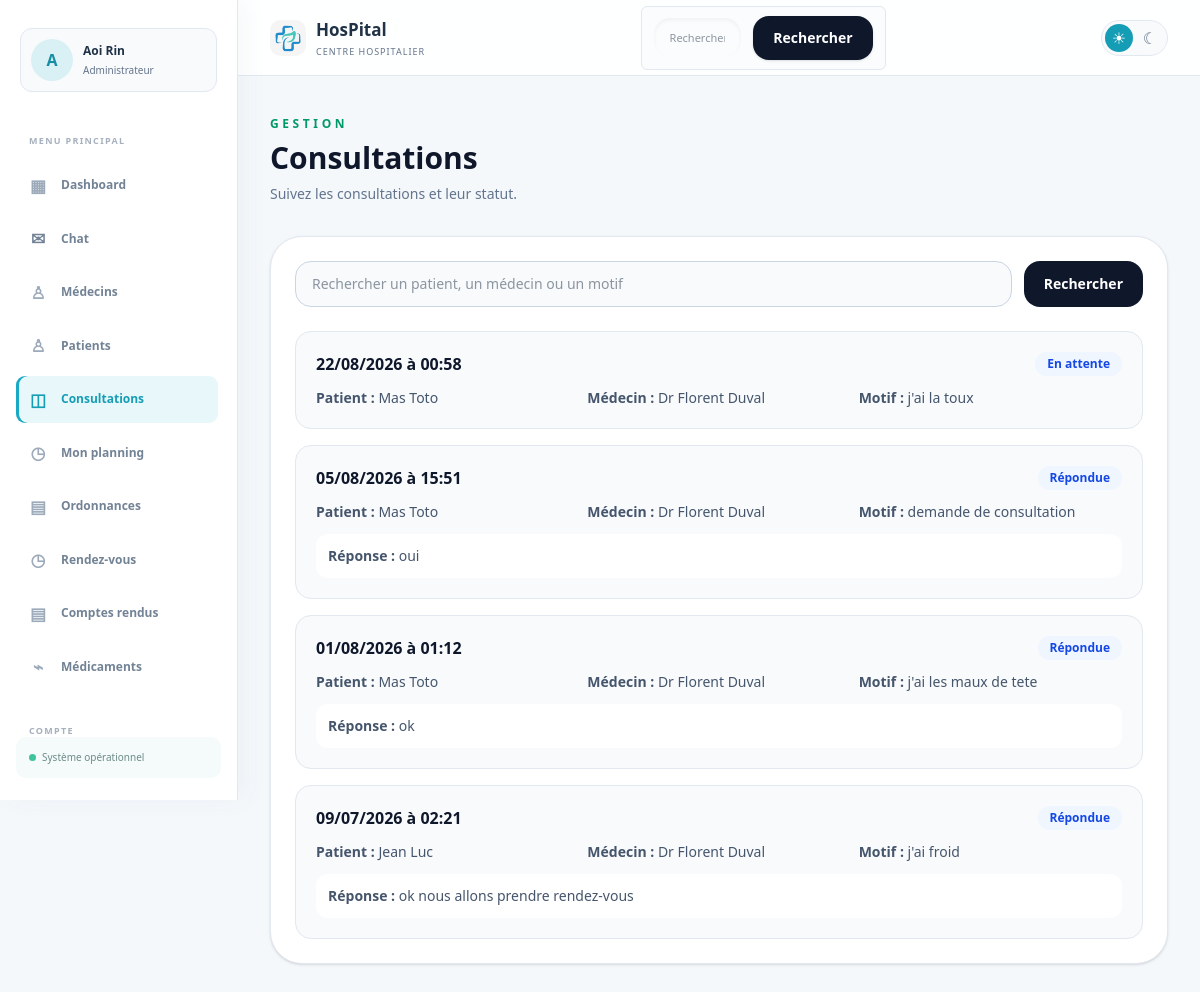
The app's page /gestion/consultations/ (signed in) with its own data.
### hopital/models.py (models this page shows, shortened)
class CustomUser(AbstractUser):
    ROLE_CHOICES = [
        ('user', 'Utilisateur'),
        ('medecin', 'Medecin'),
        ('admin', 'Administrateur'),
        ('secretaire', 'Secretaire'),
    ]
    role = models.CharField(max_length=20, choices=ROLE_CHOICES, default='user')
    nom = models.CharField(max_length=100, blank=True, null=True)
    prenom = models.CharField(max_length=100, blank=True, null=True)
    sexe = models.CharField(max_length=10, blank=True, null=True)
    telephone = models.CharField(max_length=20, blank=True, null=True)
    adresse = models.CharField(max_length=255, blank=True, default='')
    specialite = models.CharField(max_length=100, blank=True, default='')
    langues = models.CharField(max_length=255, blank=True, default='')
    photo_profil = models.ImageField(upload_to='profils/', blank=True, null=True)
    date_naissance = models.DateField(blank=True, null=True)
    medecin_traitant = models.ForeignKey(
        'self',
        on_delete=models.SET_NULL,
        null=True,
        blank=True,
        related_name='patients_suivis'
    )

class Consultation(models.Model):
    STATUS_CHOICES = [
        ('pending', 'En attente'),
        ('confirmed', 'Confirmée'),
        ('answered', 'Répondue'),
        ('rejected', 'Rejetée'),
    ]
    patient = models.ForeignKey(CustomUser, on_delete=models.CASCADE, related_name='consultations_patient')
    medecin = models.ForeignKey(CustomUser, on_delete=models.CASCADE, related_name='consultations_medecin')
    date_consultation = models.DateTimeField()
    motif = models.TextField()
    status = models.CharField(max_length=20, choices=STATUS_CHOICES, default='pending')
    reponse_medecin = models.TextField(blank=True, null=True)
    date_creation = models.DateTimeField(auto_now_add=True)

### hopital/views.py (the view)
# urls.py: path('gestion/consultations/', staff_consultations, name='staff_consultations'),
@login_required
def staff_consultations(request):
    if not staff_only(request):
        return redirect('hboard')
    query = request.GET.get('q', '').strip()
    consultations = Consultation.objects.select_related('patient', 'medecin').order_by('-date_consultation')
    if query:
        consultations = consultations.filter(
            Q(patient__nom__icontains=query) | Q(patient__prenom__icontains=query)
            | Q(medecin__nom__icontains=query) | Q(medecin__prenom__icontains=query)
            | Q(motif__icontains=query) | Q(status__icontains=query)
        )
    consultations, extra_query = paginate_queryset(request, consultations, 10, page_param='page_consultations_staff')
    return render(request, 'staff-consultations.html', {
        'consultations_list': consultations,
        'search_query': query,
        'extra_query': extra_query,
    })

### hopital/context_processors.py (called while the page is built)
def chat_notifications(request):
    if not request.user.is_authenticated:
        return {'unread_chat_count': 0}
    return {
        'unread_chat_count': ChatMessage.objects.filter(
            receiver=request.user,
            is_read=False,
        ).count(),
    }

### hopital/utils.py (called while the page is built)
def paginate_queryset(request, queryset, per_page=6, page_param='page'):
    paginator = Paginator(queryset, per_page)
    page_number = request.GET.get(page_param, 1)
    try:
        page_obj = paginator.page(page_number)
    except PageNotAnInteger:
        page_obj = paginator.page(1)
    except EmptyPage:
        page_obj = paginator.page(paginator.num_pages)
    extra_query = get_query_string(request, exclude=[page_param])
    return page_obj, extra_query

def get_query_string(request, exclude=None):
    params = request.GET.copy()
    exclude = exclude or []
    for key in exclude:
        params.pop(key, None)
    return params.urlencode()

### hopital/views.py (called while the page is built)
def staff_only(request):
    return request.user.is_authenticated and request.user.role in ['admin', 'secretaire']

### hopital/templates/staff-consultations.html (shortened to what this page needs)
{% load static %}
<!DOCTYPE html>
<html lang="fr">
<head>
    <link rel="stylesheet" href="{% static 'css/hboard.css' %}">
    <link rel="stylesheet" href="{% static 'css/style.css' %}"></head>
    <script src="https://cdn.jsdelivr.net/npm/@tailwindcss/browser@4"></script>
<body class="dashboard-shell min-h-screen bg-slate-50 text-slate-800">
    {% include 'header.html' %}
    <main class="mx-auto max-w-7xl px-6 py-10 lg:px-8">
        <div class="mb-8">
            <p class="text-xs font-semibold uppercase tracking-[0.3em] text-emerald-600">Gestion</p>
            <h1 class="mt-2 text-3xl font-semibold text-slate-900">Consultations</h1>
            <p class="mt-2 text-sm text-slate-500">Suivez les consultations et leur statut.</p>
        </div>
        <section class="rounded-[2rem] border border-slate-200 bg-white p-6 shadow-sm">
            <form method="get" class="mb-6 flex flex-col gap-3 sm:flex-row">
                <input type="search" name="q" value="{{ search_query }}" placeholder="Rechercher un patient, un médecin ou un motif" class="w-full rounded-2xl border border-slate-300 bg-slate-50 px-4 py-3 text-sm">
                <button class="rounded-2xl bg-slate-900 px-5 py-3 text-sm font-semibold text-white" type="submit">Rechercher</button>
            </form>{% if consultations_list %}
            <div class="space-y-4">
                {% for consultation in consultations_list %}
                <article class="rounded-2xl border border-slate-200 bg-slate-50 p-5">
                    <div class="flex flex-col gap-2 sm:flex-row sm:items-center sm:justify-between">
                        <h2 class="font-semibold text-slate-900">{{ consultation.date_consultation|date:'d/m/Y à H:i' }}</h2>
                        <span class="rounded-full bg-blue-50 px-3 py-1 text-xs font-semibold text-blue-700">{{ consultation.get_status_display }}</span>
                    </div>
                    <div class="mt-3 grid gap-2 text-sm text-slate-600 md:grid-cols-3">
                        <p><strong>Patient :</strong> {{ consultation.patient.prenom|default:'' }} {{ consultation.patient.nom|default:'' }}</p>
                        <p><strong>Médecin :</strong> Dr {{ consultation.medecin.prenom|default:'' }} {{ consultation.medecin.nom|default:'' }}</p>
                        <p><strong>Motif :</strong> {{ consultation.motif }}</p>
                    </div>
                    {% if consultation.reponse_medecin %}
                        <p class="mt-3 rounded-xl bg-white p-3 text-sm text-slate-600">
                            <strong>Réponse :</strong> {{ consultation.reponse_medecin }}
                        </p>
                    {% endif %}
                </article>
            {% endfor %}
            </div>
        {% else %}
            <p class="rounded-2xl bg-slate-50 p-8 text-center text-sm text-slate-500">Aucune consultation trouvée.</p>
        {% endif %}
    </section>
</main>
</body>
</html>

### hopital/templates/header.html (shortened to what this page needs)
{% load static %}
<aside class="app-sidebar" id="app-sidebar" data-app-sidebar>
    <a href="{% url 'parametres' %}" class="sidebar-profile">
        {% if request.user.photo_profil %}
            <img src="{{ request.user.photo_profil.url }}" alt="Photo de {{ request.user.prenom|default:request.user.username }}">
        {% else %}
            <span class="sidebar-profile-fallback">{{ request.user.prenom|default:request.user.username|first|upper }}</span>
        {% endif %}
        <span class="sidebar-profile-info"><strong>{{ request.user.prenom|default:'' }} {{ request.user.nom|default:'' }}</strong><small>{{ request.user.get_role_display|default:'Utilisateur' }}</small></span>
    </a>
    <nav class="app-sidebar-nav" aria-label="Navigation principale">
        <p class="app-nav-label">Menu principal</p>
        <a class="app-nav-link {% if request.resolver_match.url_name == 'hboard' %}is-active{% endif %}" href="{% url 'hboard' %}"><span aria-hidden="true">▦</span>Dashboard</a>
        <a class="app-nav-link chat-nav-link " href="{% url 'chat_inbox' %}"><span class="chat-icon" aria-hidden="true">✉</span><span class="app-nav-link-label">Chat</span></a>
        <a class="app-nav-link {% if request.resolver_match.url_name == 'medecin-list' %}is-active{% endif %}" href="{% url 'medecin-list' %}"><span aria-hidden="true">♙</span>Médecins</a>
        {% if request.user.role == 'admin' or request.user.role == 'secretaire' %}
        <a class="app-nav-link {% if request.resolver_match.url_name == 'staff_patients' %}is-active{% endif %}" href="{% url 'staff_patients' %}"><span aria-hidden="true">♙</span>Patients</a>
        {% endif %}
        <a class="app-nav-link {% if request.resolver_match.url_name == 'patient_consultation' or request.resolver_match.url_name == 'medecin_consultation' or request.resolver_match.url_name == 'staff_consultations' %}is-active{% endif %}" href="{% if request.user.role == 'medecin' %}{% url 'medecin_consultation' %}{% elif request.user.role == 'user' or request.user.role == 'patient' %}{% url 'patient_consultation' %}{% else %}{% url 'staff_consultations' %}{% endif %}"><span aria-hidden="true">◫</span>Consultations</a>
        <a class="app-nav-link {% if request.resolver_match.url_name == 'medecin_planning' %}is-active{% endif %}" href="{% if request.user.role == 'medecin' %}{% url 'medecin_planning' %}{% else %}{% url 'medecin-list' %}{% endif %}"><span aria-hidden="true">◷</span>Mon planning</a>
        {% if request.user.role == 'admin' %}
        <a class="app-nav-link {% if request.resolver_match.url_name == 'ordonnances_view' %}is-active{% endif %}" href="{% url 'ordonnances_view' %}"><span aria-hidden="true">▤</span>Ordonnances</a>
        {% endif %}
        {% if request.user.role == 'admin' or request.user.role == 'secretaire' %}
        <a class="app-nav-link {% if request.resolver_match.url_name == 'staff_rendez_vous' %}is-active{% endif %}" href="{% url 'staff_rendez_vous' %}"><span aria-hidden="true">◷</span>Rendez-vous</a>
        <a class="app-nav-link {% if request.resolver_match.url_name == 'staff_exam_reports' %}is-active{% endif %}" href="{% url 'staff_exam_reports' %}"><span aria-hidden="true">▤</span>Comptes rendus</a>
        {% endif %}
        <a class="app-nav-link {% if request.resolver_match.url_name == 'stock_medicaments' %}is-active{% endif %}" href="{% url 'stock_medicaments' %}"><span aria-hidden="true">⌁</span>Médicaments</a>
        <p class="app-nav-label app-nav-label-spaced">Compte</p>
    </nav>
    <div class="app-sidebar-footer"><span></span>Système opérationnel</div>
</aside>
<header class="app-header">
    <nav class="app-header-nav">
        <a href="{% url 'hboard' %}" class="app-header-brand">
            <img src="{% static 'images/hos.png' %}" alt="Logo HosPital" class="app-header-logo">
            <span><strong>HosPital</strong><small>Centre hospitalier</small></span>
        </a>
        <div class="search-box">
                <form method="get" action="{% url 'hboard' %}" title="saisissez le nom de l'utilisateur" class="flex flex-col gap-3 sm:flex-row sm:items-center">
                    <div class="relative w-full">
                        <input type="text" name="q" value="{{ search_results.query|default:'' }}" placeholder="Rechercher un patient, un médecin, une consultation ou une chambre" class="w-full rounded-2xl border border-slate-200 bg-slate-50 px-4 py-3 text-sm text-slate-800 shadow-inner outline-none transition focus:border-cyan-500 focus:bg-white focus:ring-4 focus:ring-cyan-100">
                    </div>
                    <button type="submit" class="rounded-2xl bg-slate-900 px-5 py-3 text-sm font-semibold text-white shadow-sm transition hover:bg-slate-700">Rechercher</button>
                </form>
            </div>
        <div class="app-header-actions">
            <div class="theme-switcher" role="group" aria-label="Choisir le thème">
                <button type="button" class="theme-button" data-theme-choice="light" aria-label="Activer le thème clair" title="Thème clair">☀</button>
                <button type="button" class="theme-button" data-theme-choice="dark" aria-label="Activer le thème sombre" title="Thème sombre">☾</button>
            </div>
        </div>
    </nav>
</header>

### hopital/static/css/hboard.css (style rules this page uses)
.dashboard-shell { --ink:#203246;--muted:#8493a6;--line:#e7edf3;--cyan:#18a9c5;--navy:#152d45;min-height:100vh;margin:0;background:#f5f8fb;color:var(--ink);font-family:"Trebuchet MS","Segoe UI",sans-serif }
.dashboard-shell * { box-sizing:border-box }
.search-box { display:flex;align-items:center;gap:9px;width:245px;padding:9px 12px;border:1px solid #e1e8ef;border-radius:6px;background:#fbfcfd;color:#93a0ad }
.search-box input { width:100%;border:0;outline:0;background:transparent;color:var(--ink);font-size:11px }

### records on screen
CustomUser: user.prenom|first "A", user.prenom "Aoi", user.nom "Rin", user.role "Administrateur"
Consultation: date_consultation "22/08/2026 à 00:58", status "En attente", patient.prenom "Mas", patient.nom "Toto", medecin.prenom "Florent", medecin.nom "Duval", motif "j'ai la toux"
Consultation: date_consultation "05/08/2026 à 15:51", status "Répondue", patient.prenom "Mas", patient.nom "Toto", medecin.prenom "Florent", medecin.nom "Duval", motif "demande de consultation", reponse_medecin "oui"
Consultation: date_consultation "01/08/2026 à 01:12", status "Répondue", patient.prenom "Mas", patient.nom "Toto", medecin.prenom "Florent", medecin.nom "Duval", motif "j'ai les maux de tete", reponse_medecin "ok"
Consultation: date_consultation "09/07/2026 à 02:21", status "Répondue", patient.prenom "Jean", patient.nom "Luc", medecin.prenom "Florent", medecin.nom "Duval", motif "j'ai froid", reponse_medecin "ok nous allons prendre rendez-vous"
